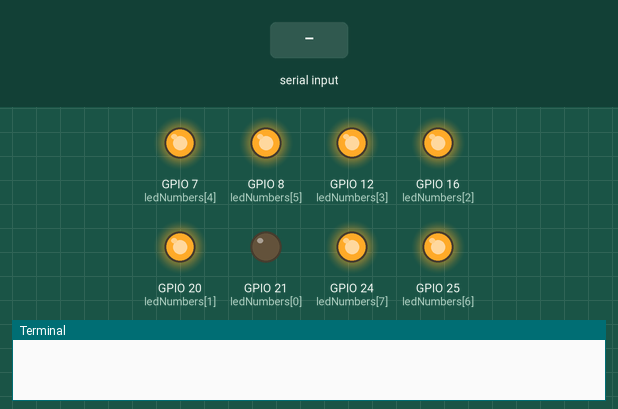
This program was run on a simulated Raspberry Pi (BCM pin numbers). Shown: output pins drawn as LEDs (lit = HIGH), the last lines printed to the terminal. Inputs (shaded band) come from the test bench. At 11.8 s the program stops and its outputs stay as they are.

Above: at 0.1 s.
At 9.2 s:
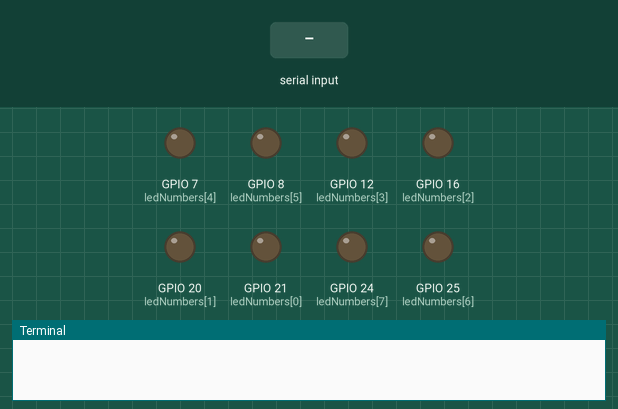
9.3 s: "0" typed at the terminal, then Enter
10.8 s: "5" typed at the terminal, then Enter
At 11.2 s:
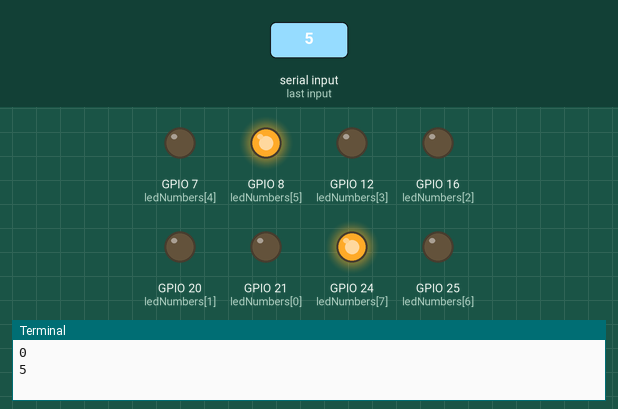
Timing chart, 0 to 13.3 s (numbered marks = the images above; inputs shaded):
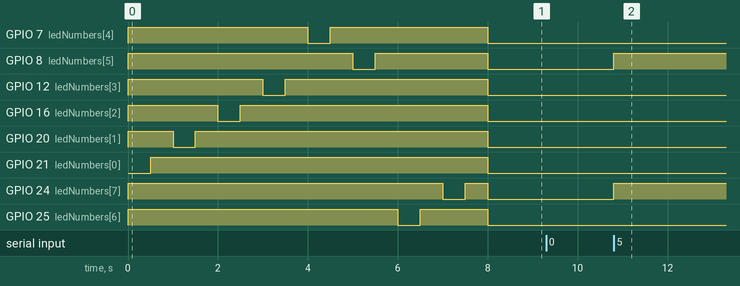

The program:

gpio_rad.py
```python
import RPi.GPIO as GPIO
import time
GPIO.setmode(GPIO.BCM)
ledNumbers = [21, 20, 16, 12, 7, 8, 25, 24]
GPIO.setup(ledNumbers, GPIO.OUT)


def lightUp(ledNumber, period):
        GPIO.output(ledNumber, 1)
        time.sleep(period)
        GPIO.output(ledNumber, 0)
        time.sleep(period)


#lightUp(21,1)


def blink(ledNumber, blinkCount, blinkPeriod):
    for i in range(blinkCount):
        GPIO.output(ledNumber, 1)
        time.sleep(blinkPeriod)
        GPIO.output(ledNumber, 0)
        time.sleep(blinkPeriod)
#blink(21, 3, 0.5)


def runningLight(count, period):
    for i in range(count):
        for ledNumber in ledNumbers:
            GPIO.output(ledNumber, 1)
            time.sleep(period)
            GPIO.output(ledNumber, 0)
            time.sleep(period)


def runningDark(count, period):
    for i in range(count):
        GPIO.output(ledNumbers, 1)
        for ledNumber in ledNumbers:
            GPIO.output(ledNumber, 0)
            time.sleep(period)
            GPIO.output(ledNumber, 1)
            time.sleep(period)
        GPIO.output(ledNumbers, 0)

runningDark(1,0.5)

decNumber = int(input())


def decToBinList(decNumber):
    declist = [0 for _ in range(8)]
    if decNumber == 0:
        return declist
    j = 0
    while decNumber != 1:
        declist[j] = decNumber % 2
        decNumber = decNumber // 2
        j += 1
    declist[j] = (decNumber)
    declist.reverse()
    return declist

#print(decToBinList(decNumber))


number = int(input())


def lightNumber(number):
    declistt = decToBinList(number)
    for i in range(len(declistt)):
        GPIO.output(ledNumbers[i], declistt[i])
    time.sleep(1)


for i in ledNumbers:
    GPIO.output(i, 0)
lightNumber(number)
```

Measured:
- after the input at 10.8 s, GPIO 8 (ledNumbers[5]), GPIO 24 (ledNumbers[7]): LOW → HIGH at once
